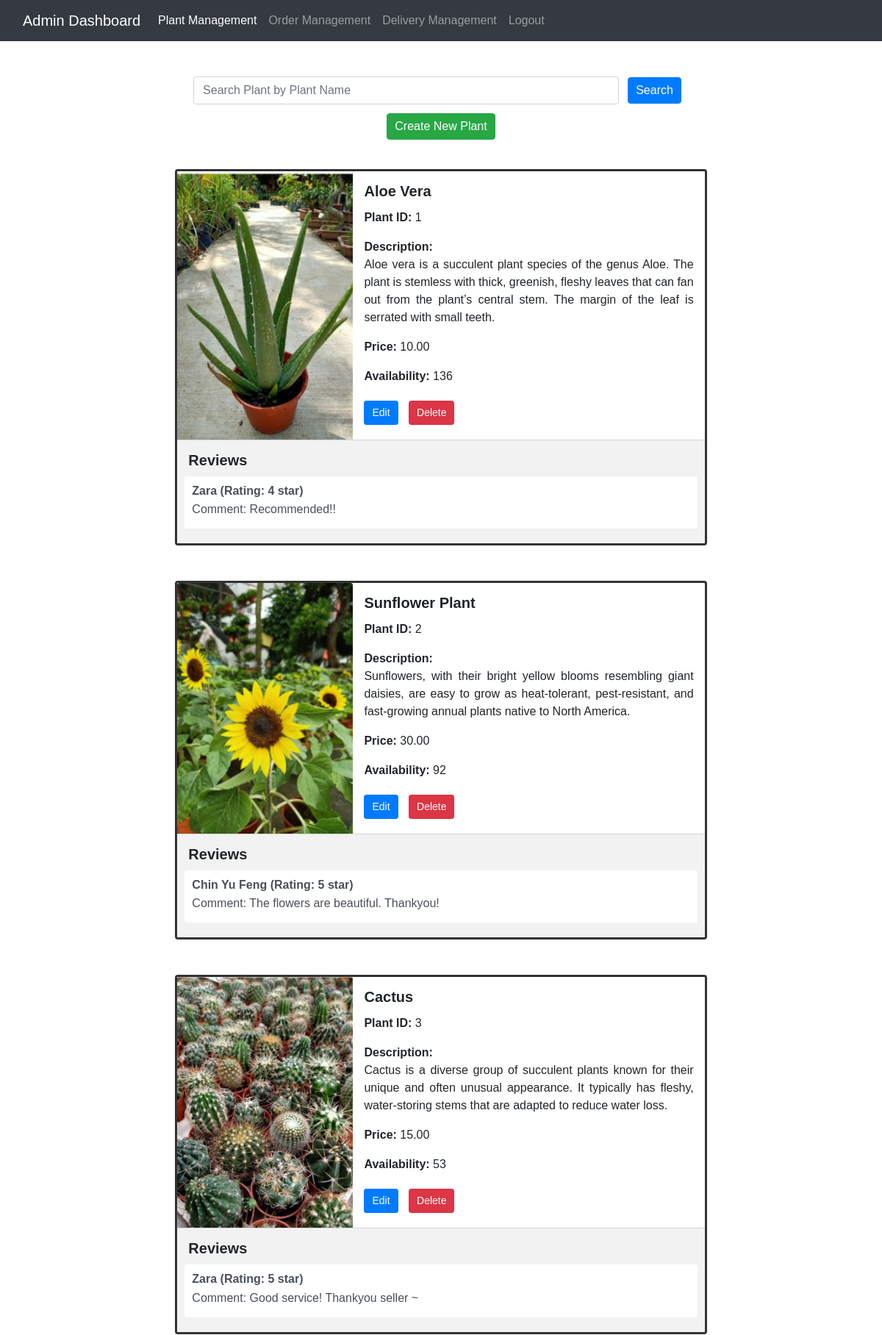
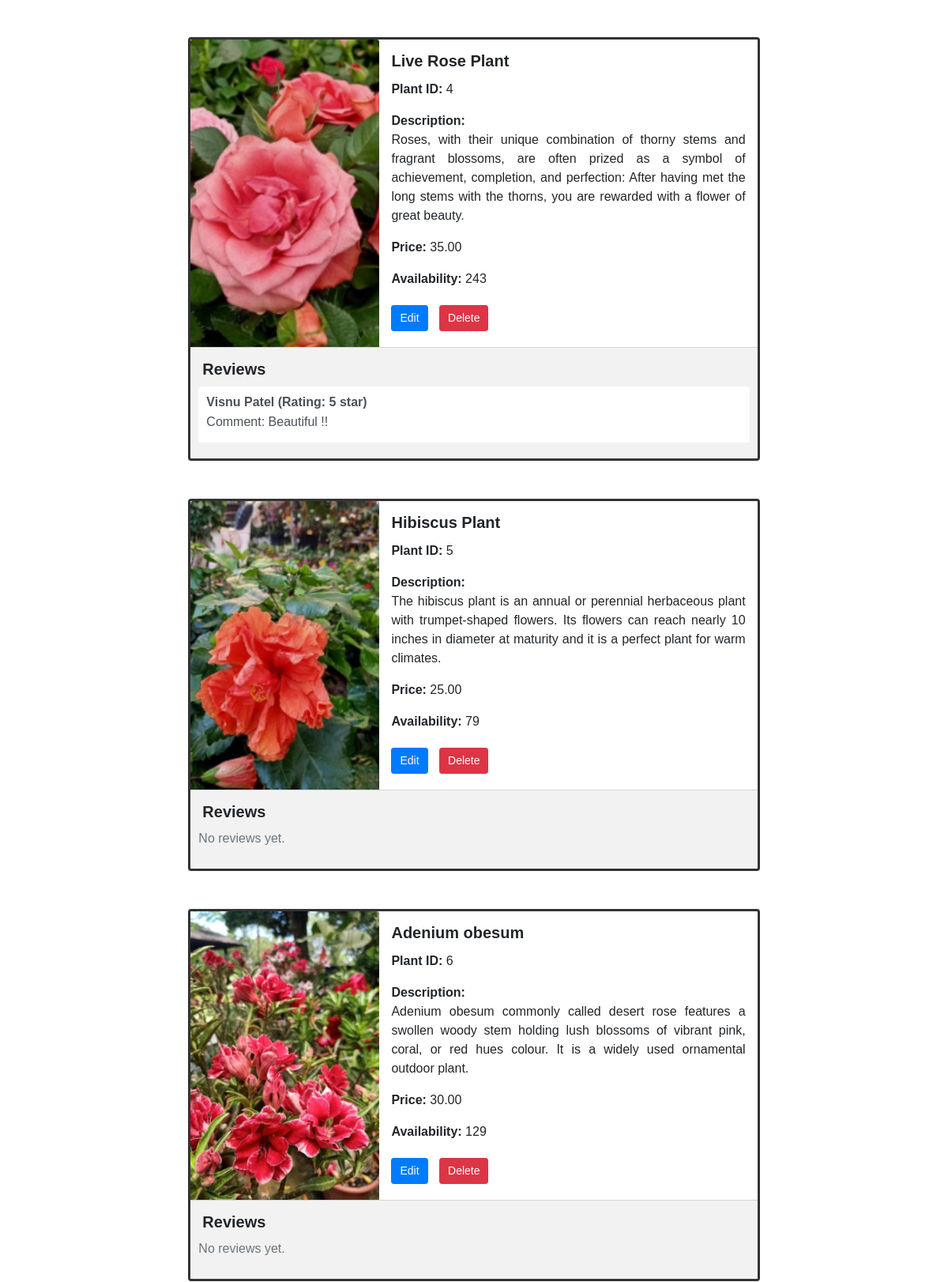
/adm/plant/manage/ (signed in, upper part), run on the app's committed database (2 pictures, top to bottom).
### app/models.py (models this page shows, shortened)
class Plant(models.Model):
    plant_name = models.CharField(max_length=80)
    plant_image = models.ImageField(upload_to='plant/')
    plant_description = models.CharField(max_length=500)
    plant_price = models.DecimalField(max_digits=5, decimal_places=2)
    plant_availability = models.PositiveIntegerField(validators=[MinValueValidator(1), MaxValueValidator(999)])

class Review(models.Model):
    order_item = models.ForeignKey(OrderItem, on_delete=models.CASCADE, related_name='reviews')
    rating = models.IntegerField(validators=[MinValueValidator(1), MaxValueValidator(5)])
    comment = models.TextField(max_length=500)

class OrderItem(models.Model):
    order = models.ForeignKey(Order, on_delete=models.CASCADE, related_name='order_items')
    plant = models.ForeignKey(Plant, on_delete=models.CASCADE, related_name='order_items')
    plant_quantity = models.PositiveIntegerField(validators=[MinValueValidator(1), MaxValueValidator(50)])
    order_item_price = models.DecimalField(max_digits=5, decimal_places=2)
    to_review = models.BooleanField(default=True)

class Order(models.Model):
    customer = models.ForeignKey(Customer, on_delete=models.CASCADE, related_name='orders')
    payment = models.ForeignKey(Payment, on_delete=models.CASCADE, related_name='orders')
    delman = models.ForeignKey(DeliveryMan, on_delete=models.CASCADE, related_name='orders', null=True, blank=True)
    order_status = models.CharField(max_length=30)

class Customer(models.Model):
    user = models.OneToOneField(User, on_delete=models.CASCADE, primary_key=True, related_name='customer_profile')
    customer_name = models.CharField(max_length=80, default='Unknown')
    customer_address = models.CharField(max_length=200)
    customer_state = models.CharField(max_length=30)
    customer_ic = models.CharField(max_length=30, unique=True)
    customer_phone_number = models.BigIntegerField()

### app/views.py (the view)
# urls.py: path("adm/plant/manage/", views.plantManagement, name="plantManagement"),
@user_passes_test(lambda user: user.is_admin)
def plantManagement(request):
    search_query = request.GET.get('search_query', '')   # Get search query from GET parameters, default to empty string
    error_message = None
    if search_query:
        plants = Plant.objects.filter(plant_name__icontains=search_query)
        if not plants.exists():
            error_message = "No matching plants are found."
    else:
        plants = Plant.objects.all()
    for plant in plants:
        plant.reviews = Review.objects.filter(order_item__plant=plant)
    return render(request, "plant_management.html", {"plants": plants, "error_message": error_message})

### app/templates/plant_management.html (shortened to what this page needs)
{% load static %}
<!DOCTYPE html>
<html lang="en">
<head>
    <link rel="stylesheet" href="https://stackpath.bootstrapcdn.com/bootstrap/4.5.2/css/bootstrap.min.css">
    <link rel="stylesheet" href="{% static 'styles.css' %}">
</head>
<body>
    <nav class="navbar navbar-expand-lg navbar-dark bg-dark">
        <div class="container-fluid">
            <a class="navbar-brand" href="{% url 'adminDashboard' %}">Admin Dashboard</a>
            <div class="collapse navbar-collapse" id="navbarNavAltMarkup">
                <div class="navbar-nav">
                    <a class="nav-item nav-link active" href="{% url 'plantManagement' %}">Plant Management</a>
                    <a class="nav-item nav-link" href="{% url 'orderManagement' %}">Order Management</a>
                    <a class="nav-item nav-link" href="{% url 'deliveryManagement' %}">Delivery Management</a>
                    <a class="nav-item nav-link" href="{% url 'logout' %}">Logout</a>
                </div>
            </div>
        </div>
    </nav>
    <div class="container mt-4 main-content">
        <div class="row">
            <div class="col-md-8 mx-auto">
                <div class="text-center mb-0">
                    <form class="form-inline d-inline" action="{% url 'plantManagement' %}" method="get">
                        <input type="text" class="form-control mr-2" name="search_query" placeholder="Search Plant by Plant Name" value="{{ search_query }}" style="width: 80%;">
                        <button type="submit" class="btn btn-primary">Search</button>
                    </form>
                </div>
                <div class="text-center">
                    <button class="btn btn-success mt-2" onclick="redirectToCreatePlantForm()">Create New Plant</button>
                </div>
                {% for plant in plants %}
                <div class="plant-container card mb-5">
                    <div class="row no-gutters">
                        <div class="col-md-4">
                            <img src="{{plant.plant_image.url}}" class="card-img-top" alt="Plant Image">
                        </div>
                        <div class="col-md-8">
                            <div class="card-body">
                                <h5 class="card-title"><b>{{plant.plant_name}}</b></h5>
                                <p class="card-text"><b>Plant ID:</b> {{plant.id}}</p>
                                <p class="card-text text-justify"><b>Description:</b> <br>{{plant.plant_description}}</br></p>
                                <p class="card-text"><b>Price:</b> {{plant.plant_price}}</p>
                                <p class="card-text"><b>Availability:</b> {{plant.plant_availability}}</p>
                                <div class="info-buttons">
                                    <button class="btn btn-primary btn-sm" onclick="redirectToUpdatePlantForm({{ plant.id }})">Edit</button>
                                    <form action="{% url 'deletePlant' plant.id %}" method="post" onsubmit="return confirmDelete();" class="d-inline">
                                        <input type="submit" value="Delete" class="btn btn-danger btn-sm"/>
                                    </form>
                                </div>
                            </div>
                        </div>
                    </div>
                    <div class="card-footer">
                        <h5 class="card-title reviews-title">Reviews</h5>
                        {% for review in plant.reviews %}
                            <div class="list-group">
                                <div class="list-group-item list-group-item-action">
                                    <div class="d-flex w-100 justify-content-between">
                                        <h6 class="mb-1"><b>{{ review.order_item.order.customer.customer_name }} (Rating: {{ review.rating }} star)</b></h6>
                                    </div>
                                    <p class="mb-1">Comment: {{ review.comment }}</p>
                                </div>
                            </div>
                        {% empty %}
                            <p class="text-muted">No reviews yet.</p>
                        {% endfor %}
                    </div>
                </div>
                {% endfor %}
            </div>
        </div>
    </div>
</body>
</html>

### app/static/styles.css (style rules this page uses)
body, html { margin: 0; padding: 0; font-family: Arial; }
.navbar { margin-bottom: 20px; }
.main-content { padding: 20px; }
.plant-container { border: 3px solid #333; background-color: #ffffff; margin-top: 10px; }
.plant-container .card-body { padding: 15px; }
.card-img-top { width: 100%; height: 100%; object-fit: cover; }
.card-footer { background-color: #f2f2f2; padding: 10px; }
button, .btn { margin: 5px 10px 5px 0px; padding: 5px 10px; }
.btn-success { margin: 30px }
.reviews-title { font-weight: bold; margin: 5px 0px 10px 5px; }
.list-group-item { padding: 10px; border: none; margin-bottom: 10px; }

### data on the page
Plant: plant_image (picture), plant_name "Aloe Vera", id "1", plant_description "Aloe vera is a succulent plant species of the genus Aloe. The plant is stemless with thick, greenish, fleshy leaves that can fan out from the plant’s central stem. The margin of the leaf is serrated with small teeth.", plant_price "10.00", plant_availability "136"
Review: order_item.order.customer.customer_name "Zara", rating "4", comment "Recommended!!"
Plant: plant_image (picture), plant_name "Sunflower Plant", id "2", plant_description "Sunflowers, with their bright yellow blooms resembling giant daisies, are easy to grow as heat-tolerant, pest-resistant, and fast-growing annual plants native to North America.", plant_price "30.00", plant_availability "92"
Review: order_item.order.customer.customer_name "Chin Yu Feng", rating "5", comment "The flowers are beautiful. Thankyou!"
Plant: plant_image (picture), plant_name "Cactus", id "3", plant_description "Cactus is a diverse group of succulent plants known for their unique and often unusual appearance. It typically has fleshy, water-storing stems that are adapted to reduce water loss.", plant_price "15.00", plant_availability "53"
Review: order_item.order.customer.customer_name "Zara", rating "5", comment "Good service! Thankyou seller ~"
Plant: plant_image (picture), plant_name "Live Rose Plant", id "4", plant_description "Roses, with their unique combination of thorny stems and fragrant blossoms, are often prized as a symbol of achievement, completion, and perfection: After having met the long stems with the thorns, you are rewarded with a flower of great beauty.", plant_price "35.00", plant_availability "243"
Review: order_item.order.customer.customer_name "Visnu Patel", rating "5", comment "Beautiful !!"
Plant: plant_image (picture), plant_name "Hibiscus Plant", id "5", plant_description "The hibiscus plant is an annual or perennial herbaceous plant with trumpet-shaped flowers. Its flowers can reach nearly 10 inches in diameter at maturity and it is a perfect plant for warm climates.", plant_price "25.00", plant_availability "79"
Plant: plant_image (picture), plant_name "Adenium obesum", id "6", plant_description "Adenium obesum commonly called desert rose features a swollen woody stem holding lush blossoms of vibrant pink, coral, or red hues colour. It is a widely used ornamental outdoor plant.", plant_price "30.00", plant_availability "129"
